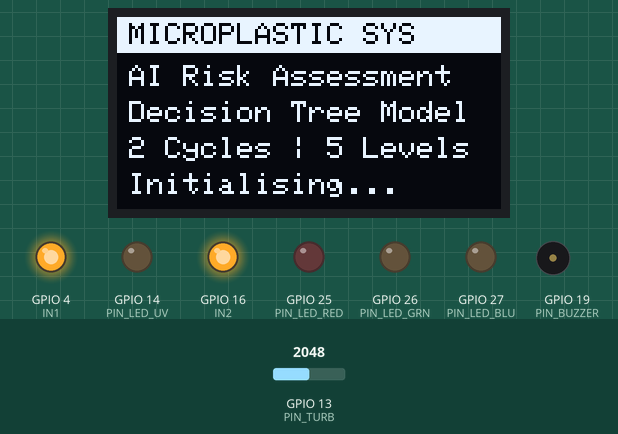
Recording of a sketch running on a simulated ESP32. Parts: 128×64 one-colour display, output pins drawn as LEDs (lit = HIGH), buzzer (waves = sounding). The inputs (shaded band) are chosen by the test bench; at power-on: GPIO 13 (PIN_TURB) = 2048 (analog values on the 0–4095 scale). Random numbers use the default seed unless the sketch sets one; what the sketch prints to the serial monitor is not drawn.

Above: at 1.0 s.
At 13.8 s:
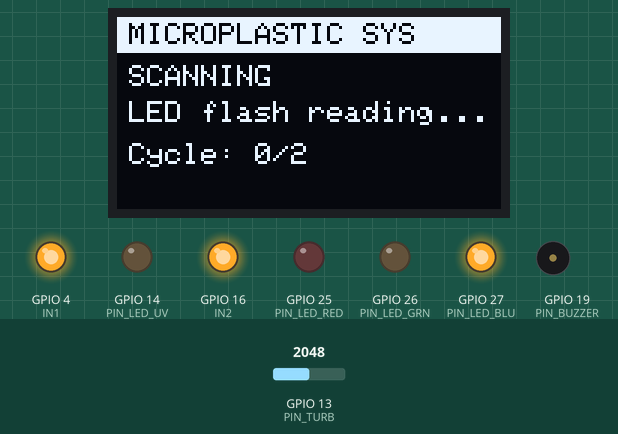
13.9 s: GPIO 13 (PIN_TURB) set to 1780
At 16.3 s:
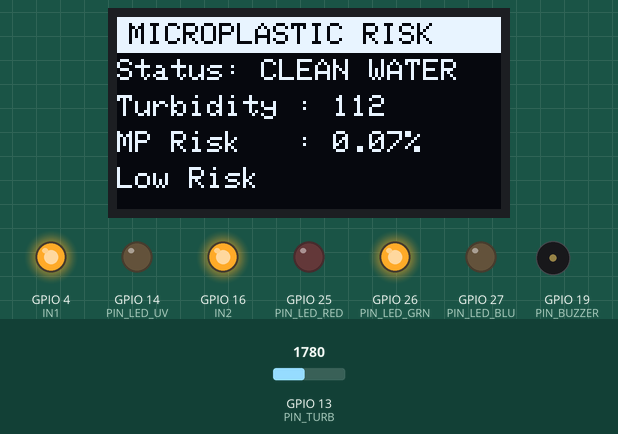
16.4 s: GPIO 13 (PIN_TURB) set to 1694
At 38.49 s:
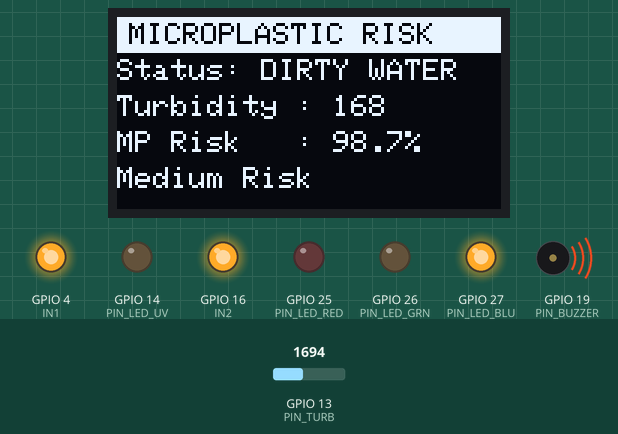
Timing chart, 0 to 39.9 s (numbered marks = the images above; inputs shaded):
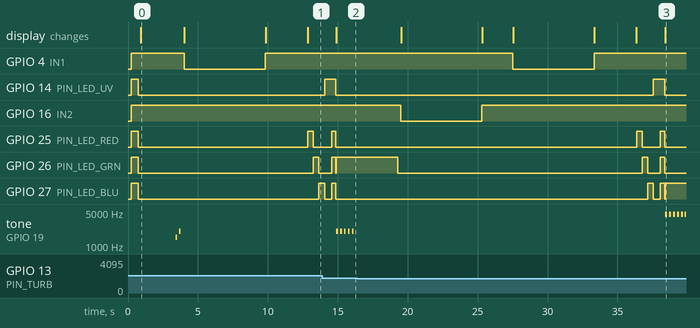

The sketch:

microplastic_system.ino
```cpp
// ================================================================
//  AI MICROPLASTIC CONTAMINATION RISK ASSESSMENT SYSTEM
//  ESP32 Dev Module — v2.1
//
//  WIRING:
//    IN1      → GPIO  4   Relay 1 → Pump 1 (Fill)
//    IN2      → GPIO 16   Relay 2 → Pump 2 (Drain)
//    Relay VCC→ 5V | Relay GND → GND
//    Turbidity→ GPIO 13  (ADC2_CH4)
//    Buzzer   → GPIO 19
//    Red  LED → GPIO 25
//    Green LED→ GPIO 26
//    Blue  LED→ GPIO 27
//    UV    LED→ GPIO 14
//    OLED SDA → GPIO 21
//    OLED SCL → GPIO 22
//
//  RELAY LOGIC (Active LOW):
//    digitalWrite(IN1, LOW)  → Relay 1 ON  → Pump 1 runs
//    digitalWrite(IN1, HIGH) → Relay 1 OFF → Pump 1 stops
//    digitalWrite(IN2, LOW)  → Relay 2 ON  → Pump 2 runs
//    digitalWrite(IN2, HIGH) → Relay 2 OFF → Pump 2 stops
//
//  MICROPLASTIC % LOGIC (turbidity-based):
//    CLEAN water (turbidity ≤ 150) → MP% = random 0.00 – 0.99%
//    DIRTY water (turbidity  > 150) → MP% = random 98.0 – 100.0%
//
//  CYCLE (2 cycles then stops):
//    FILL   6s  Pump 1 ON
//    SETTLE 3s  Both OFF
//    SCAN       LED flash → read → classify → display
//    DRAIN  6s  Pump 2 ON
//    IDLE   2s  Both OFF → next cycle
//    After 2nd cycle: Final result → HALT
// ================================================================

#include "soc/soc.h"
#include "soc/rtc_cntl_reg.h"
#include <Wire.h>
#include <Adafruit_GFX.h>
#include <Adafruit_SSD1306.h>

// ── RELAY PINS — same pattern as RelayTest.ino ───────────────
#define IN1   4    // Relay 1 → Pump 1 (Fill)
#define IN2  16    // Relay 2 → Pump 2 (Drain)

// ── OTHER PINS ───────────────────────────────────────────────
#define PIN_TURB     13    // ADC2_CH4 — turbidity sensor data pin
#define PIN_BUZZER   19
#define PIN_LED_RED  25
#define PIN_LED_GRN  26
#define PIN_LED_BLU  27
#define PIN_LED_UV   14

// ── OLED ─────────────────────────────────────────────────────
Adafruit_SSD1306 oled(128, 64, &Wire, -1);
bool oledOk = false;

// ── TIMING ───────────────────────────────────────────────────
#define T_FILL    6000    // Pump 1 ON  (6s)
#define T_SETTLE  3000    // Both OFF   (3s)
#define T_DRAIN   6000    // Pump 2 ON  (6s)
#define T_IDLE    2000    // Both OFF   (2s)
#define CYCLES       2    // Run 2 cycles then stop

// ── SENSOR CALIBRATION ───────────────────────────────────────
// Turbidity sensor: HIGH ADC = CLEAR water, LOW ADC = DIRTY water
// MEASURED real values (GPIO 13 test):
//   Clean water  → ADC ≈ 1900–1930  → CAL_CLEAN = 1950
//   Dirty water  → ADC ≈  400–500   → CAL_DIRTY = 400
#define CAL_CLEAN  1950   // Raw ADC in clean water (measured)
#define CAL_DIRTY   400   // Raw ADC in dirty water (measured)

// readTurbidity() returns 0 (clean) → 1023 (very dirty)
// Classify thresholds — lower turbidity = cleaner water
// ── DECISION TREE THRESHOLDS ─────────────────────────────────
#define TH1   80    // <= Very Low Risk  → CLEAN
#define TH2   150   // <= Low Risk       → CLEAN   (clean/dirty boundary)
#define TH3   400   // <= Medium Risk    → DIRTY
#define TH4   650   // <= High Risk      → DIRTY
                    //  > Very High Risk → DIRTY

// Clean/Dirty boundary for MP% calculation
#define CLEAN_DIRTY_THRESHOLD  150   // turbidity index: below = CLEAN, above = DIRTY

// ── RISK LABELS ──────────────────────────────────────────────
const char* RISK_NAME[] = {
  "Very Low Risk",
  "Low Risk",
  "Medium Risk",
  "High Risk",
  "Very High Risk"
};

// ── STATE MACHINE ─────────────────────────────────────────────
enum State { ST_FILL, ST_SETTLE, ST_SCAN, ST_DRAIN, ST_IDLE, ST_DONE };
State         gState   = ST_FILL;
unsigned long gStateMs = 0;

// ── COUNTERS ─────────────────────────────────────────────────
int   gCycle   = 0;
float gSumTurb = 0;
float gSumPct  = 0;
int   gDirty   = 0;

// =============================================================
//  RELAY CONTROL — exact pattern from RelayTest.ino
// =============================================================
void pump1On()  {
  digitalWrite(IN1, LOW);
  Serial.println(F("[RELAY1] ON  — Pump 1 Fill"));
}
void pump1Off() {
  digitalWrite(IN1, HIGH);
  Serial.println(F("[RELAY1] OFF — Pump 1 Fill"));
}
void pump2On()  {
  digitalWrite(IN2, LOW);
  Serial.println(F("[RELAY2] ON  — Pump 2 Drain"));
}
void pump2Off() {
  digitalWrite(IN2, HIGH);
  Serial.println(F("[RELAY2] OFF — Pump 2 Drain"));
}
void pumpsOff() {
  digitalWrite(IN1, HIGH);
  digitalWrite(IN2, HIGH);
}

// =============================================================
//  LED CONTROL
// =============================================================
void ledsOff() {
  digitalWrite(PIN_LED_RED, LOW);
  digitalWrite(PIN_LED_GRN, LOW);
  digitalWrite(PIN_LED_BLU, LOW);
  digitalWrite(PIN_LED_UV,  LOW);
}

// Flash LEDs in sequence during sensor scan: R→G→B→UV→ALL→OFF
void ledScanFlash() {
  ledsOff();
  digitalWrite(PIN_LED_RED, HIGH); delay(400); digitalWrite(PIN_LED_RED, LOW);
  digitalWrite(PIN_LED_GRN, HIGH); delay(400); digitalWrite(PIN_LED_GRN, LOW);
  digitalWrite(PIN_LED_BLU, HIGH); delay(400); digitalWrite(PIN_LED_BLU, LOW);
  digitalWrite(PIN_LED_UV,  HIGH); delay(500);
  // All ON for final reading
  digitalWrite(PIN_LED_RED, HIGH);
  digitalWrite(PIN_LED_GRN, HIGH);
  digitalWrite(PIN_LED_BLU, HIGH);
  delay(300);
  ledsOff();
}

// Show risk result on LEDs
void ledRisk(int r) {
  ledsOff();
  if (r <= 1) {
    // Very Low / Low → Green steady (safe)
    digitalWrite(PIN_LED_GRN, HIGH);
  } else if (r == 2) {
    // Medium → Blue steady (caution)
    digitalWrite(PIN_LED_BLU, HIGH);
  } else if (r == 3) {
    // High → Red steady (warning)
    digitalWrite(PIN_LED_RED, HIGH);
  } else {
    // Very High → Red + UV blink × 5 then Red stays ON
    for (int i = 0; i < 5; i++) {
      digitalWrite(PIN_LED_RED, HIGH);
      digitalWrite(PIN_LED_UV,  HIGH);
      delay(200);
      digitalWrite(PIN_LED_RED, LOW);
      digitalWrite(PIN_LED_UV,  LOW);
      delay(150);
    }
    digitalWrite(PIN_LED_RED, HIGH);  // leave red on
  }
}

// =============================================================
//  SAFE ADC READ — yield() prevents watchdog freeze on ADC2
// =============================================================
int safeAnalogRead() {
  yield();
  int v = analogRead(PIN_TURB);
  yield();
  return v;
}

// =============================================================
//  SENSOR READ — 16-sample averaged, drop min+max
// =============================================================
float readTurbidity() {
  uint32_t sum = 0;
  int mn = 4095, mx = 0;
  for (int i = 0; i < 16; i++) {
    int v = safeAnalogRead();
    if (v < mn) mn = v;
    if (v > mx) mx = v;
    sum += v;
    delayMicroseconds(200);   // increased for ADC2 stability
  }
  float avg = (float)(sum - mn - mx) / 14.0f;
  // HIGH ADC (clean) → LOW turbidity; LOW ADC (dirty) → HIGH turbidity
  float t = (float)map((long)avg, CAL_CLEAN, CAL_DIRTY, 0, 1023);
  return constrain(t, 0.0f, 1023.0f);
}

// Returns "CLEAN" or "DIRTY" based on risk level
const char* waterStatusStr(int r) {
  return (r <= 1) ? "CLEAN" : "DIRTY";
}

// =============================================================
//  DECISION TREE CLASSIFIER
// =============================================================
int classify(float t) {
  if (t <= TH1) return 0;
  if (t <= TH2) return 1;
  if (t <= TH3) return 2;
  if (t <= TH4) return 3;
  return 4;
}

// ── MICROPLASTIC % BASED ON TURBIDITY ────────────────────────
//  CLEAN water (turb <= CLEAN_DIRTY_THRESHOLD):
//    Returns a random float in [0.00, 0.99] (< 1%)
//  DIRTY water (turb  > CLEAN_DIRTY_THRESHOLD):
//    Returns a random float in [98.0, 100.0]
// Uses esp_random() — ESP32 hardware RNG (true random)
float estimatePct(float t, int r) {
  bool isClean = (t <= CLEAN_DIRTY_THRESHOLD);
  if (isClean) {
    // 0.00 – 0.99 %  (random, two decimal places)
    uint32_t rnd = esp_random() % 100;   // 0 … 99
    return (float)rnd / 100.0f;          // 0.00 … 0.99
  } else {
    // 98.0 – 100.0 %  (random, one decimal place)
    uint32_t rnd = esp_random() % 21;    // 0 … 20
    return 98.0f + (float)rnd / 10.0f;  // 98.0 … 100.0
  }
}

// =============================================================
//  OLED HELPERS
// =============================================================
void oledHeader(const char* title) {
  oled.clearDisplay();
  oled.fillRect(0, 0, 128, 12, SSD1306_WHITE);
  oled.setTextColor(SSD1306_BLACK);
  oled.setCursor(4, 2);
  oled.print(title);
  oled.setTextColor(SSD1306_WHITE);
}

void oledStatus(const char* l1, const char* l2) {
  if (!oledOk) return;
  oledHeader("MICROPLASTIC SYS");
  oled.setCursor(4, 16); oled.print(l1);
  oled.setCursor(4, 28); oled.print(l2);
  oled.setCursor(4, 42);
  oled.print("Cycle: "); oled.print(gCycle); oled.print("/"); oled.print(CYCLES);
  oled.display();
}

void oledResult(float turb, int r, float pct) {
  if (!oledOk) return;
  oledHeader("MICROPLASTIC RISK");
  // Water status — big and prominent
  bool isClean = (turb <= CLEAN_DIRTY_THRESHOLD);
  oled.setCursor(0, 14);
  oled.print(isClean ? "Status: CLEAN WATER" : "Status: DIRTY WATER");
  oled.setCursor(0, 26); oled.print("Turbidity : "); oled.print((int)turb);
  // Show 2 decimal places for clean (<1%), 1 decimal for dirty
  oled.setCursor(0, 38); oled.print("MP Risk   : ");
  oled.print(pct, isClean ? 2 : 1); oled.print("%");
  oled.setCursor(0, 50); oled.print(RISK_NAME[r]);
  oled.display();
}

void oledFinal(float avgT, float avgP, bool dirty) {
  if (!oledOk) return;
  oled.clearDisplay();
  oled.fillRect(0, 0, 128, 12, SSD1306_WHITE);
  oled.setTextColor(SSD1306_BLACK); oled.setCursor(22, 2);
  oled.print("FINAL RESULT");
  oled.setTextColor(SSD1306_WHITE);
  // Water status — large text (size 2) centred
  oled.setTextSize(2);
  oled.setCursor(dirty ? 4 : 16, 14);
  oled.print(dirty ? "DIRTY" : "CLEAN");
  oled.setTextSize(1);
  oled.setCursor(0, 34); oled.print("Turbidity : "); oled.print(avgT, 1);
  oled.setCursor(0, 44); oled.print("MP Risk   : ");
  oled.print(avgP, dirty ? 1 : 2); oled.print("%");
  oled.setCursor(0, 54); oled.print(dirty ? "CONTAMINATED" : "CLEAN WATER");
  oled.display();
}

// =============================================================
//  BUZZER
//  CLEAN → 5 short beeps (safe signal)
//  DIRTY → continuous beeping for 10 seconds (danger alert)
// =============================================================
void buzzAlert(bool isClean) {
  if (isClean) {
    // 5 short confirmation beeps — CLEAN WATER
    for (int i = 0; i < 5; i++) {
      tone(PIN_BUZZER, 2000, 120);
      delay(200);
      noTone(PIN_BUZZER);
      delay(80);
    }
  } else {
    // Continuous beeping for 10 seconds — DIRTY WATER ALARM
    unsigned long start = millis();
    while (millis() - start < 10000) {
      tone(PIN_BUZZER, 4500, 150);
      delay(200);
      noTone(PIN_BUZZER);
      delay(80);
    }
  }
}

// =============================================================
//  STATE TRANSITIONS
// =============================================================
void enterState(State s) {
  gState   = s;
  gStateMs = millis();
  pumpsOff();  // always safe-off before changing state

  switch (s) {
    case ST_FILL:
      delay(200);     // caps settle before relay fires
      pump1On();
      Serial.println(F("[STATE] FILLING 6s"));
      oledStatus("PUMP 1 ON", "Filling chamber...");
      break;

    case ST_SETTLE:
      Serial.println(F("[STATE] SETTLING 3s"));
      oledStatus("PUMPS OFF", "Water settling...");
      break;

    case ST_SCAN:
      Serial.println(F("[STATE] SCANNING"));
      oledStatus("SCANNING", "LED flash reading...");
      break;

    case ST_DRAIN:
      delay(200);
      pump2On();
      Serial.println(F("[STATE] DRAINING 6s"));
      oledStatus("PUMP 2 ON", "Draining chamber...");
      break;

    case ST_IDLE:
      Serial.println(F("[STATE] IDLE 2s"));
      oledStatus("PUMPS OFF", "Next cycle soon...");
      break;

    case ST_DONE:
      pumpsOff();
      ledsOff();
      Serial.println(F("[HALT] System stopped. Press RESET to run again."));
      break;
  }
}

// =============================================================
//  SETUP
// =============================================================
void setup() {
  // Disable brownout — LM2596 ripple can trigger reset
  WRITE_PERI_REG(RTC_CNTL_BROWN_OUT_REG, 0);

  Serial.begin(115200);
  delay(200);
  Serial.println(F("=============================================="));
  Serial.println(F("  AI MICROPLASTIC RISK ASSESSMENT — v2.0     "));
  Serial.println(F("  Relay: IN1=GPIO4  IN2=GPIO16 (Active LOW)  "));
  Serial.println(F("  LEDs : R=25 G=26 B=27 UV=14               "));
  Serial.println(F("  Turb : GPIO13 | Buzz: GPIO19               "));
  Serial.println(F("=============================================="));

  // ── RELAY INIT — exact RelayTest.ino pattern ─────────────
  // HIGH before pinMode: prevents relay clicking ON during boot
  digitalWrite(IN1, HIGH); pinMode(IN1, OUTPUT);   // OFF
  digitalWrite(IN2, HIGH); pinMode(IN2, OUTPUT);   // OFF
  Serial.println(F("[RELAY] IN1 & IN2 set HIGH (OFF)"));

  // ── LED INIT ─────────────────────────────────────────────
  digitalWrite(PIN_LED_RED, LOW); pinMode(PIN_LED_RED, OUTPUT);
  digitalWrite(PIN_LED_GRN, LOW); pinMode(PIN_LED_GRN, OUTPUT);
  digitalWrite(PIN_LED_BLU, LOW); pinMode(PIN_LED_BLU, OUTPUT);
  digitalWrite(PIN_LED_UV,  LOW); pinMode(PIN_LED_UV,  OUTPUT);

  // LED startup test — all ON 500ms then OFF
  digitalWrite(PIN_LED_RED, HIGH);
  digitalWrite(PIN_LED_GRN, HIGH);
  digitalWrite(PIN_LED_BLU, HIGH);
  digitalWrite(PIN_LED_UV,  HIGH);
  delay(500);
  ledsOff();
  Serial.println(F("[LED] Startup test done"));

  // ── BUZZER INIT ──────────────────────────────────────────
  digitalWrite(PIN_BUZZER, LOW); pinMode(PIN_BUZZER, OUTPUT);

  // ── ADC INIT ───────────────────────────────────────────────
  pinMode(PIN_TURB, INPUT);
  analogReadResolution(12);
  analogSetPinAttenuation(PIN_TURB, ADC_11db);
  delay(100);   // let ADC2 settle before first read

  // ── OLED INIT ────────────────────────────────────────────
  Wire.begin(21, 22);
  Wire.setClock(400000);
  delay(50);
  if (oled.begin(SSD1306_SWITCHCAPVCC, 0x3C) ||
      oled.begin(SSD1306_SWITCHCAPVCC, 0x3D)) {
    oledOk = true;
    oled.setTextSize(1);
    oled.setTextColor(SSD1306_WHITE);
    oledHeader("MICROPLASTIC SYS");
    oled.setCursor(4, 16); oled.print("AI Risk Assessment");
    oled.setCursor(4, 28); oled.print("Decision Tree Model");
    oled.setCursor(4, 40); oled.print("2 Cycles | 5 Levels");
    oled.setCursor(4, 52); oled.print("Initialising...");
    oled.display();
    delay(2500);
    Serial.println(F("[OLED] OK"));
  } else {
    Serial.println(F("[OLED] Not found"));
  }

  // Startup beep
  tone(PIN_BUZZER, 1500, 100); delay(150); noTone(PIN_BUZZER);
  delay(80);
  tone(PIN_BUZZER, 2000, 100); delay(150); noTone(PIN_BUZZER);

  // Begin
  Serial.println(F("\n=== CYCLE 1 / 2 ==="));
  enterState(ST_FILL);
}

// =============================================================
//  LOOP — Non-blocking state machine
// =============================================================
void loop() {

  if (gState == ST_DONE) {
    delay(1000);
    return;
  }

  unsigned long elapsed = millis() - gStateMs;

  switch (gState) {

    // ── Pump 1 ON 6s ─────────────────────────────────────
    case ST_FILL:
      if (elapsed >= T_FILL) {
        pump1Off();
        enterState(ST_SETTLE);
      }
      break;

    // ── Both OFF 3s ──────────────────────────────────────
    case ST_SETTLE:
      if (elapsed >= T_SETTLE) {
        enterState(ST_SCAN);
      }
      break;

    // ── LED flash → Read → Classify → Display → Alert ────
    case ST_SCAN: {

      // Flash LEDs during sensor reading
      ledScanFlash();

      // Read turbidity — also grab a raw single sample for display
      int   rawAdc = safeAnalogRead();
      float turb   = readTurbidity();

      // Classify
      int   r   = classify(turb);
      float pct = estimatePct(turb, r);

      // Accumulate for final average
      gCycle++;
      gSumTurb += turb;
      gSumPct  += pct;
      if (r >= 3) gDirty++;

      // ── Serial output ─────────────────────────────────
      bool isCleanWater = (turb <= CLEAN_DIRTY_THRESHOLD);
      Serial.println(F("=========================================="));
      Serial.println(F("   AI MICROPLASTIC DETECTION SYSTEM       "));
      Serial.println(F("------------------------------------------"));
      Serial.printf("  Cycle        : %d / %d\n", gCycle, CYCLES);
      Serial.printf("  Water Status : %s\n",       isCleanWater ? "CLEAN" : "DIRTY");
      if (isCleanWater) {
        Serial.printf("  Microplastic : %.2f%%\n",  pct);
      } else {
        Serial.printf("  Microplastic : %.1f%%\n",  pct);
      }
      Serial.println(F("=========================================="));

      // ── DIRTY WATER ALERT
      if (!isCleanWater) {
        Serial.println(F("  !! DIRTY WATER DETECTED !!"));
        Serial.printf ("  !! Microplastic : %.1f%%  !!\n", pct);
        Serial.println(F("  !! WATER IS CONTAMINATED !!"));
      } else {
        Serial.println(F("  CLEAN WATER — Safe"));
      }
      Serial.flush();

      // Show on OLED
      oledResult(turb, r, pct);

      // Show on LEDs
      ledRisk(r);

      // Buzzer — 5 beeps CLEAN, continuous 10s DIRTY
      buzzAlert(isCleanWater);

      // ── After 2nd cycle: final result → HALT ────────────────
      if (gCycle >= CYCLES) {
        float avgT   = gSumTurb / CYCLES;
        float avgP   = gSumPct  / CYCLES;
        bool  bad    = (avgT > CLEAN_DIRTY_THRESHOLD);  // based on avg turbidity

        Serial.println(F("\n╔══════════════════════════════════╗"));
        Serial.println(F(  "║  AI MICROPLASTIC DETECTION SYS  ║"));
        Serial.println(F(  "║         FINAL RESULT             ║"));
        Serial.println(F(  "╠══════════════════════════════════╣"));
        Serial.printf(     "  Water Status  : %s\n",  bad ? "DIRTY / CONTAMINATED" : "CLEAN");
        if (bad) {
          Serial.printf(   "  Microplastic  : %.1f%%\n", avgP);
        } else {
          Serial.printf(   "  Microplastic  : %.2f%%\n", avgP);
        }
        Serial.println(F("╚══════════════════════════════════╝"));
        if (bad) {
          Serial.println(F("  !! *** MICROPLASTIC RISK ***     !!"));
          Serial.printf (  "  !! Microplastic : %.1f%%          !!\n", avgP);
          Serial.println(F("  !! WATER IS CONTAMINATED         !!"));
        } else {
          Serial.println(F("  CLEAN WATER — No significant microplastic detected"));
        }
        Serial.flush();

        delay(3000);           // show cycle result 3s
        oledFinal(avgT, avgP, bad);

        // Final buzzer — same logic: 5 beeps clean, continuous dirty
        buzzAlert(!bad);

        // Leave risk LED on permanently until RESET
        ledRisk(bad ? 4 : 0);

        enterState(ST_DONE);   // HALT
        return;
      }

      // ── Cycle 1 done: drain then idle ─────────────────
      delay(3000);   // show result 3s before draining
      ledsOff();
      enterState(ST_DRAIN);
      break;
    }

    // ── Pump 2 ON 6s ─────────────────────────────────────
    case ST_DRAIN:
      if (elapsed >= T_DRAIN) {
        pump2Off();
        enterState(ST_IDLE);
      }
      break;

    // ── Both OFF 2s → next cycle ─────────────────────────
    case ST_IDLE:
      if (elapsed >= T_IDLE) {
        Serial.printf("\n=== CYCLE %d / %d ===\n", gCycle + 1, CYCLES);
        enterState(ST_FILL);
      }
      break;

    case ST_DONE:
      break;
  }

  delay(10);   // feed watchdog
  yield();
}
```

Measured:
- the behaviour switches between 1722 and 1721 on GPIO 13 (PIN_TURB) (found by bisection; images 2 and 3)
- what the display in image 0 shows lasts 3.1 s, from 0.9 s to 4.0 s
